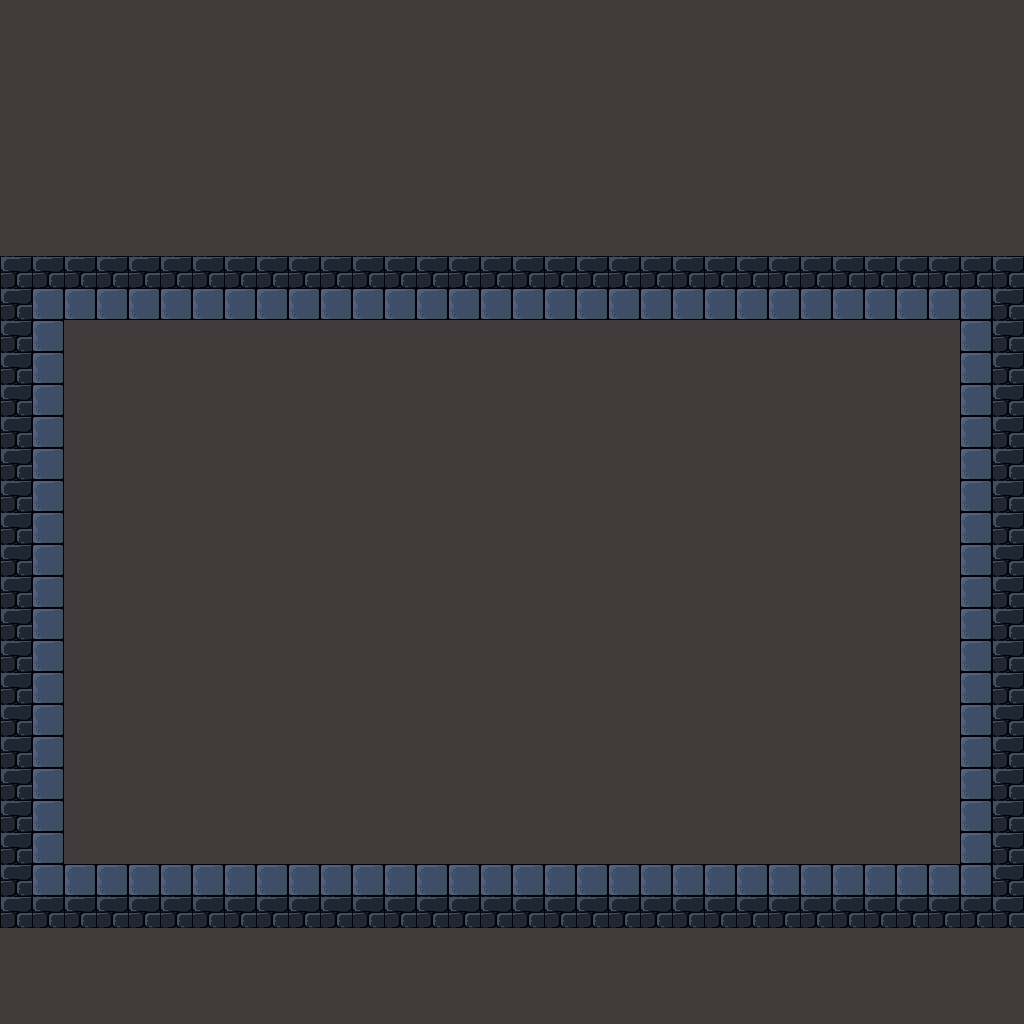

Tiled map render using the project's own tile images. Description and the map definition, with tile-layer contents summarised, below:
An orthogonal 32x32 tile map with 32x32 px tiles, 2 tile layers (floor, walls).

<map version="1.5" tiledversion="1.7.2" orientation="orthogonal" renderorder="right-down" width="32" height="32" tilewidth="32" tileheight="32" infinite="0" nextlayerid="3" nextobjectid="1">
 <editorsettings>
  <export target="combat-01.json" format="json" />
 </editorsettings>
 <tileset firstgid="1" name="combat" tilewidth="32" tileheight="32" tilecount="64" columns="8">
  <image source="dungeon-03.png" width="256" height="256" />
  <tile id="0">
   <properties>
    <property name="collides" type="bool" value="false" />
   </properties>
  </tile>
  <tile id="1">
   <properties>
    <property name="collides" type="bool" value="false" />
   </properties>
  </tile>
  <tile id="2">
   <properties>
    <property name="collides" type="bool" value="false" />
   </properties>
  </tile>
  <tile id="3">
   <properties>
    <property name="collides" type="bool" value="true" />
   </properties>
  </tile>
  <tile id="4">
   <properties>
    <property name="collides" type="bool" value="false" />
   </properties>
  </tile>
  <tile id="5">
   <properties>
    <property name="collides" type="bool" value="false" />
   </properties>
  </tile>
  <tile id="6">
   <properties>
    <property name="collides" type="bool" value="false" />
   </properties>
  </tile>
  <tile id="7">
   <properties>
    <property name="collides" type="bool" value="false" />
   </properties>
  </tile>
  <tile id="8">
   <properties>
    <property name="collides" type="bool" value="false" />
   </properties>
  </tile>
  <tile id="9">
   <properties>
    <property name="collides" type="bool" value="true" />
   </properties>
  </tile>
  <tile id="10">
   <properties>
    <property name="collides" type="bool" value="false" />
   </properties>
  </tile>
  <tile id="11">
   <properties>
    <property name="collides" type="bool" value="false" />
   </properties>
  </tile>
  <tile id="12">
   <properties>
    <property name="collides" type="bool" value="false" />
   </properties>
  </tile>
  <tile id="13">
   <properties>
    <property name="collides" type="bool" value="false" />
   </properties>
  </tile>
  <tile id="14">
   <properties>
    <property name="collides" type="bool" value="false" />
   </properties>
  </tile>
  <tile id="15">
   <properties>
    <property name="collides" type="bool" value="false" />
   </properties>
  </tile>
  <tile id="16">
   <properties>
    <property name="collides" type="bool" value="false" />
   </properties>
  </tile>
  <tile id="17">
   <properties>
    <property name="collides" type="bool" value="false" />
   </properties>
  </tile>
  <tile id="18">
   <properties>
    <property name="collides" type="bool" value="false" />
   </properties>
  </tile>
  <tile id="19">
   <properties>
    <property name="collides" type="bool" value="false" />
   </properties>
  </tile>
  <tile id="20">
   <properties>
    <property name="collides" type="bool" value="false" />
   </properties>
  </tile>
  <tile id="21">
   <properties>
    <property name="collides" type="bool" value="false" />
   </properties>
  </tile>
  <tile id="22">
   <properties>
    <property name="collides" type="bool" value="false" />
   </properties>
  </tile>
  <tile id="23">
   <properties>
    <property name="collides" type="bool" value="false" />
   </properties>
  </tile>
  <tile id="24">
   <properties>
    <property name="collides" type="bool" value="false" />
   </properties>
  </tile>
  <tile id="25">
   <properties>
    <property name="collides" type="bool" value="false" />
   </properties>
  </tile>
  <tile id="26">
   <properties>
    <property name="collides" type="bool" value="false" />
   </properties>
  </tile>
  <tile id="27">
   <properties>
    <property name="collides" type="bool" value="false" />
   </properties>
  </tile>
  <tile id="28">
   <properties>
    <property name="collides" type="bool" value="false" />
   </properties>
  </tile>
  <tile id="29">
   <properties>
    <property name="collides" type="bool" value="false" />
   </properties>
  </tile>
  <tile id="30">
   <properties>
    <property name="collides" type="bool" value="false" />
   </properties>
  </tile>
  <tile id="31">
   <properties>
    <property name="collides" type="bool" value="false" />
   </properties>
  </tile>
  <tile id="32">
   <properties>
    <property name="collides" type="bool" value="false" />
   </properties>
  </tile>
  <tile id="33">
   <properties>
    <property name="collides" type="bool" value="false" />
   </properties>
  </tile>
  <tile id="34">
   <properties>
    <property name="collides" type="bool" value="false" />
   </properties>
  </tile>
  <tile id="35">
   <properties>
    <property name="collides" type="bool" value="false" />
   </properties>
  </tile>
  <tile id="36">
   <properties>
    <property name="collides" type="bool" value="false" />
   </properties>
  </tile>
  <tile id="37">
   <properties>
    <property name="collides" type="bool" value="false" />
   </properties>
  </tile>
  <tile id="38">
   <properties>
    <property name="collides" type="bool" value="false" />
   </properties>
  </tile>
  <tile id="39">
   <properties>
    <property name="collides" type="bool" value="false" />
   </properties>
  </tile>
  <tile id="40">
   <properties>
    <property name="collides" type="bool" value="false" />
   </properties>
  </tile>
  <tile id="41">
   <properties>
    <property name="collides" type="bool" value="false" />
   </properties>
  </tile>
  <tile id="42">
   <properties>
    <property name="collides" type="bool" value="false" />
   </properties>
  </tile>
  <tile id="43">
   <properties>
    <property name="collides" type="bool" value="false" />
   </properties>
  </tile>
  <tile id="44">
   <properties>
    <property name="collides" type="bool" value="false" />
   </properties>
  </tile>
  <tile id="45">
   <properties>
    <property name="collides" type="bool" value="false" />
   </properties>
  </tile>
  <tile id="46">
   <properties>
    <property name="collides" type="bool" value="false" />
   </properties>
  </tile>
  <tile id="47">
   <properties>
    <property name="collides" type="bool" value="false" />
   </properties>
  </tile>
  <tile id="48">
   <properties>
    <property name="collides" type="bool" value="false" />
   </properties>
  </tile>
  <tile id="49">
   <properties>
    <property name="collides" type="bool" value="false" />
   </properties>
  </tile>
  <tile id="50">
   <properties>
    <property name="collides" type="bool" value="false" />
   </properties>
  </tile>
  <tile id="51">
   <properties>
    <property name="collides" type="bool" value="false" />
   </properties>
  </tile>
  <tile id="52">
   <properties>
    <property name="collides" type="bool" value="false" />
   </properties>
  </tile>
  <tile id="53">
   <properties>
    <property name="collides" type="bool" value="false" />
   </properties>
  </tile>
  <tile id="54">
   <properties>
    <property name="collides" type="bool" value="false" />
   </properties>
  </tile>
  <tile id="55">
   <properties>
    <property name="collides" type="bool" value="false" />
   </properties>
  </tile>
 </tileset>
 <layer id="2" name="floor" width="32" height="32">
  <data>[1024 cells, 1024 non-empty, 1 distinct tile ids]</data>
 </layer>
 <layer id="1" name="walls" width="32" height="32">
  <data>[1024 cells, 196 non-empty, 2 distinct tile ids]</data>
 </layer>
</map>
